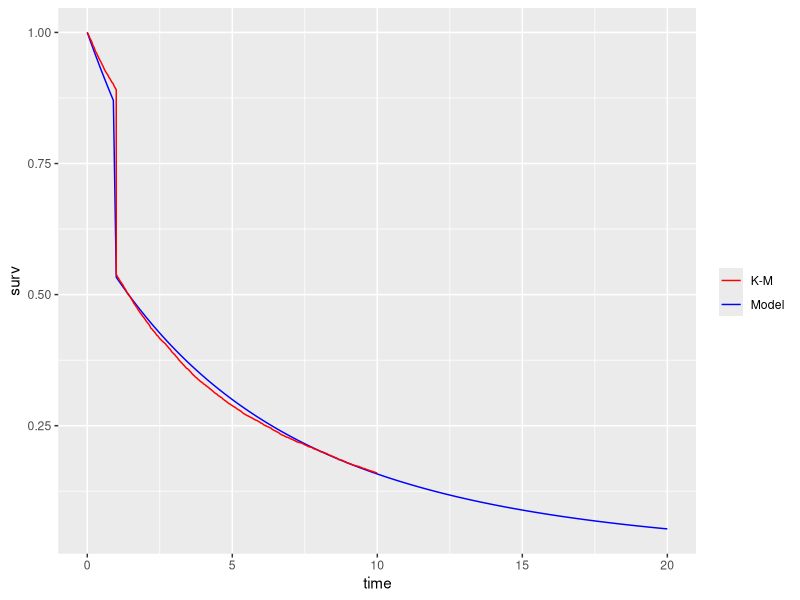
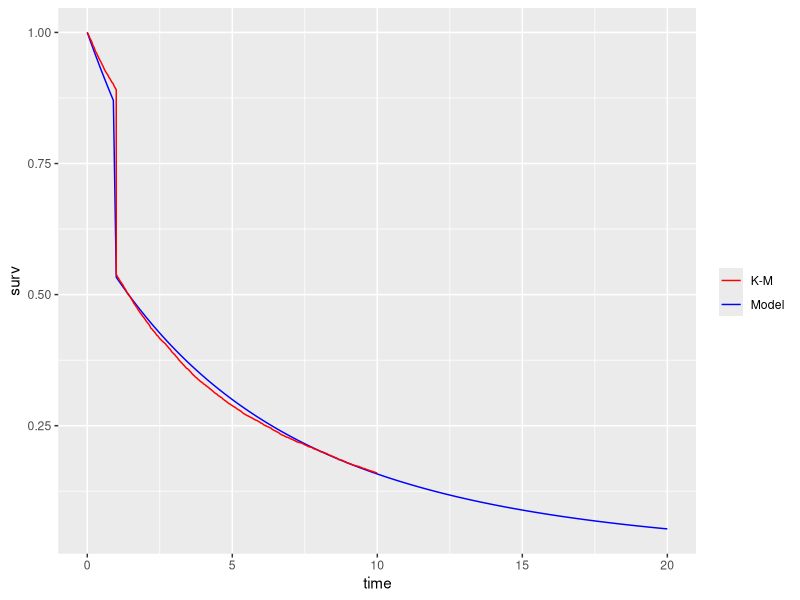

These charts were generated, in order, by the following R code:
library(survival)
library(ggplot2)

#Data simulation

N = 10000;
r = 2;
alpha = 10;
p = 0.35;
#censoring point > 1 (uniform for all subjects)
C=10;

#Inverse-CDF method to simulate from Lomax distribution with uniform censoring
rlomax_cen <- function(N, r, alpha, C) {
  
  f = runif(N);
  
  X = -alpha*( -1 + (1-f)**(1/r))*(1-f)**(-1/r) ; 
  
  X[which(X>=C)]=C;
  
  return ( X );
  
}

D = rbinom(N, 1, p);
t = (D==1)+(D==0)*rlomax_cen(N,r,alpha,C);

#Make a data frame for Kaplan-Meier
for_km <- data.frame( time = t,
                      status = (t<C) ) ;

#from Kaplan-Meier dataframe - can be modified for user's dataframe
t_uncen<-for_km$t[which(for_km$t<C)];
t_cen<-for_km$t[which(for_km$t>=C)];

#Create a logsumexp function to avoid computation error
logsumexp <- function (a,b) {
  
  c = pmax(a,b);
  return (c + log(exp(a-c)+exp(b-c))) ;
  
}

###Lomax + 1-inflated likelihood function
lomax_1f <- function(par,uncen,cen) {
  
  r=par[1];
  alpha=par[2]
  p=par[3];
  
  I0=which(uncen<=1);
  I1=which(uncen>1);
  
  #if uncen > 1  
  LL1=log(1-p)+log(r)-log(alpha)+(r+1)*log(alpha/(alpha+uncen[I1]));
  
  #if uncen <= 1  
  LL2=logsumexp(rep(log(p),length(I0)),
                log(1-p)+log(r)-log(alpha)+(r+1)*log(alpha/(alpha+uncen[I0])));
  
  #if cen  
  LL_cen = r*log(alpha/(alpha+cen)) + log(1-p);
  
  return (-sum(LL1)-sum(LL2)-sum(LL_cen));
}


solution=optim(par=c(1,1,.5),fn=lomax_1f,
               uncen=t_uncen, cen=t_cen,
               method="L-BFGS-B",
               lower=c(1e-5,1e-5,1e-5), upper=c(Inf,Inf,.999))


###Lomax + 1-inflated survival function
lomax1f_surv <- function(par,t) {
  
  r=par[1];
  alpha=par[2];
  p=par[3];
  
  cdf=t;
  surv=t;
  
  for (i in (1:length(t)) ) {
    
    if (t[i]>=1) {
      cdf[i] = 1-(1-p)*(alpha/(alpha+t[i]))^r;
      surv[i] = 1 - cdf[i];
    }
    else {
      cdf[i] = 1-(alpha/(alpha+t[i]))^r;
      surv[i] = 1-cdf[i];
    }
  }
  
  return ( data.frame(time=t,
                      surv=surv) );
  
}

lomax1f_df<-lomax1f_surv(solution$par,c(seq(0, 20, by = .1)))

#Kaplan-Meier curve
fit.km = survfit( Surv(for_km$time, for_km$status) ~ 1, conf.int=F)
km_df <- data.frame(fit.km$time,fit.km$surv)

#Plot them side by side
ggplot() + 
  geom_line(data = lomax1f_df, aes( x=time, y=surv, color = "Model")) +
  geom_line(data = km_df, aes( x=fit.km.time, y=fit.km.surv, color = "K-M")) + 
  scale_color_manual(name = "", 
                     values = c("Model"="blue", "K-M" = "red"))
ggsave("graph.png")

####Final Remark
#Simulation also reveals parameter recovery is less precise than one hopes. But this does not seem to affect the model fitting to the data.

